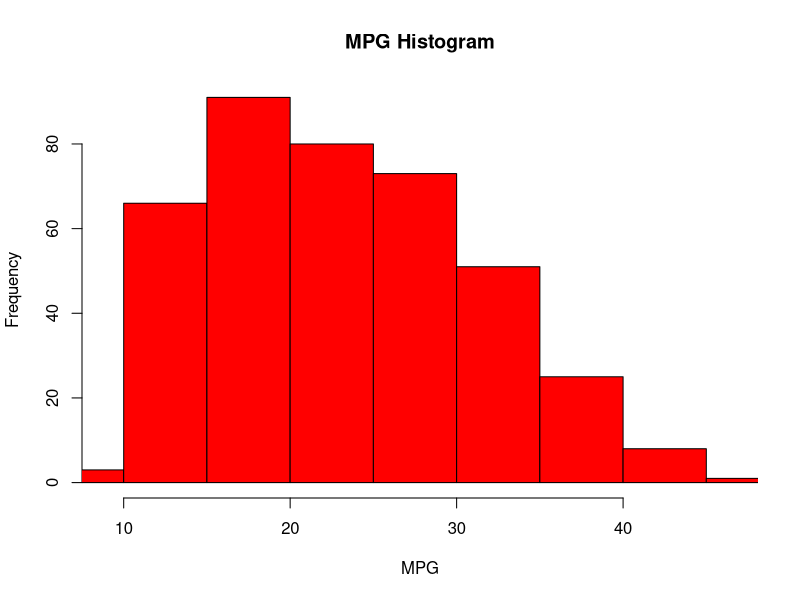

Write the R code that produced this figure. (Note: this script raises an error after producing the figure.)
# Assignment 1
# Name: Neil Kingdom
# Student Number: 040967309
# Professor: Abdullah Kadri
# Due Date: Oct 4, 2021

# ----- Part 1 -----

# Import CSV File

# !Important! -- set path to your own working directory --
setwd("/home/neil/devel/school/2021_Fall/num_comp/Assignment1")
myCarsList <- read.csv("assignment1.csv", sep=",")
head(myCarsList)
# invisible() suppresses output
myCarsList <- invisible(myCarsList[-1,])
nrow(myCarsList)
ncol(myCarsList)

# Remove commas (Seems to only be an issue in my environment)
invisible(gsub(",", "", myCarsList))

# Type cast columns
myCarsList$MPG <- as.numeric(myCarsList$MPG)
myCarsList$Displacement <- as.numeric(myCarsList$Displacement)
myCarsList$Horsepower <- as.numeric(myCarsList$Horsepower)
myCarsList$Weight <- as.numeric(myCarsList$Weight)
myCarsList$Acceleration <- as.double(myCarsList$Acceleration)
myCarsList$Origin <- as.factor(myCarsList$Origin)

# Find Car(s) with: max MPG, Horsepower > 100, Acceleration < 15
maxMPG <- myCarsList[myCarsList$MPG==max(myCarsList$MPG),1]
paste("Maximum MPG:", maxMPG)
hp.gtHundred <- myCarsList[(myCarsList$Horsepower > 100),]
acc.ltFifteen <- myCarsList[(myCarsList$Acceleration < 15),]

# Output dataframes as CSV
write.csv(hp.gtHundred, paste(getwd(),"Horsepower.csv", sep = "/"))
write.csv(acc.ltFifteen, paste(getwd(),"Acceleration.csv", sep = "/"))

# Plot Histogram
# This will ignore zero values in MPG column
secondSmallest <- sort(unique(myCarsList$MPG),decreasing = FALSE)[2]
hist(myCarsList$MPG, main = "MPG Histogram", xlab = "MPG", col = "Red", breaks = 10, xlim = c(secondSmallest,max(myCarsList$MPG)))

# ----- Part 2 -----

# Set RNG seed to constant num 75
set.seed(75)
#aVec <- runif(50, min = 0, max = 500)
#bVec <- runif(50, min = 0, max = 500)
aVec <- sample(0:500, 50)
bVec <- sample(0:500, 50)
aVec
bVec
# Same length for aVec and bVec
n <- length(aVec)
cVec <- matrix(bVec[2:n] - aVec[1:n-1], nrow = 7, ncol = 7)
cVec

cVec <- c(cos(bVec[1:n-1])/sin(aVec[2:n]))
cVec

i <- 1
a <- aVec
n <- length(a)
res <- sum(c(exp(-a[(i+1):n])/(a[i:n-1] + 5)))
res

# ----- Part 3 -----

# Notes: This program assumes 32-bit IEEE-754 floating bit precision
# Since there are 23 bits for value, the epsilon is 2^23 = 8388608
# The assumption is that the user respects this range, and entering
# a decimal value > epsilon will result in undefined behaviour 

# Convert left half of decimal to binary
leftDecToBin <- function(dec) {
  
  rem <- 0
  bin <- c()
  
  while(dec != 0) {
    rem <- dec %% 2
    if(rem > 0) 
      bin[length(bin) + 1] <- 1
    else
      bin[length(bin) + 1] <- 0
    dec <- dec %/% 2
  }
  return (rev(bin))
}

# Convert right half of decimal to binary
rightDecToBin <- function(dec) {
  
  rem <- 0
  bin <- c()
  
  while(dec != 0) {
    rem <- (dec * 2) %% 2
    if((rem - (dec * 2) %% 1) > 0) 
      bin[length(bin) + 1] <- 1
    else
      bin[length(bin) + 1] <- 0
    dec <- (dec * 2) %% 1
  }
  return (bin)
}

main <- function() {

  print("Enter a decimal number to be converted to a IEEE-754 Floating Point Precision number: ")
  input <- as.numeric(readline())
  leftHalf <- floor(abs(input))
  rightHalf <- abs(input - leftHalf)
  
  leftHalf <- leftDecToBin(leftHalf)
  rightHalf <- rightDecToBin(rightHalf)
  
  # Calculate how many decimal places need to be moved
  delim <- -1
  bin <- c(leftHalf, delim, rightHalf)
  indexOfFirst <- which(bin %in% 1)[1]
  indexOfDelim <- which(bin %in% delim)
  posMoved <- indexOfDelim - indexOfFirst
  # Fix left shift error if leftHalf is 0
  if(!is.null(leftHalf))
    posMoved <- posMoved - 1
  
  # Sign bit
  sign <- 0
  if(input < 0)
    sign <- 1
  
  message(print("Sign (1-bit)", quote = FALSE))
  message(print(sign))
  
  # Exponent
  exp <- leftDecToBin(127 + posMoved)
  # Fix left shift error if leftHalf is 0
  if(is.null(leftHalf))
    exp <- c(0, exp)
  
  message(print("Exponent (8-bits)", quote = FALSE))
  message(print(exp))
  
  # Remove delimiter
  bin <- bin[!bin %in% delim]
  
  # Mantissa
  mantissa <- c()
  for(i in indexOfFirst:23)
    # Fix left shift error if leftHalf is 0
    if(!is.null(leftHalf))
      mantissa[length(mantissa) + 1] <- bin[i+1]
    else
      mantissa[length(mantissa) + 1] <- bin[i]
  
  mantissa[is.na(mantissa)] <- 0
  message(print("Mantissa (23-bits)", quote = FALSE))
  message(print(mantissa))
} 

main()


